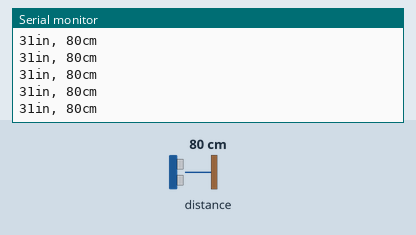
Recording of a sketch running on a simulated ESP8266 (NodeMCU). Parts: the last lines printed to the serial monitor. Wiring (inferred from the names in the program): ultrasonic range finder: trigger GPIO 2; echo GPIO 0. Inputs (shaded band) come from the test bench; at power-on: distance to the obstacle 80 cm. The echo pulse lasts 58.3 µs per cm; WiFi joins after 1.5 s; servers stay silent unless stated.

Above: at 2.7 s.
2.8 s: distance to the obstacle set to 2 cm
At 3.0 s:
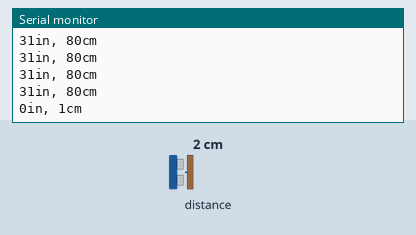
4.3 s: distance to the obstacle set to 4 cm
At 4.5 s:
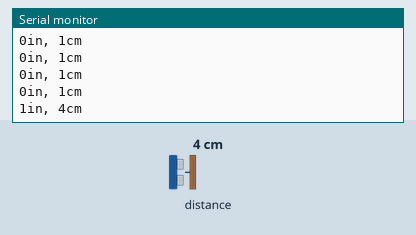
Timing chart, 0 to 7.3 s (numbered marks = the images above; inputs shaded):
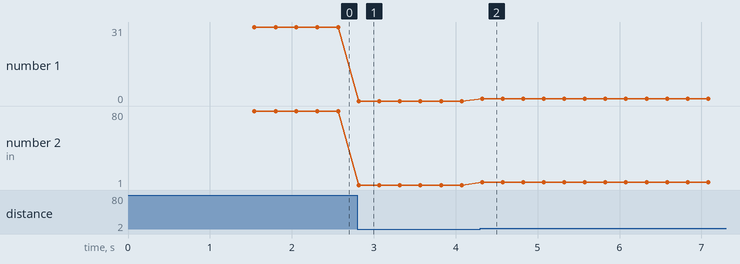

Measured:
- after the input at 2.8 s, the serial monitor: prints a new line at once (image 1)
- after the input at 4.3 s, the serial monitor: prints a new line at once (image 2)
- plotted number 1: 31 → 0 after the input at 2.8 s
- plotted number 2: 80 → 1 after the input at 2.8 s, 1 → 4 after the input at 4.3 s

The sketch:

BasicNoLibs_Inches.ino
```cpp
/*
  ESP8266 Webserver with Sonar
 *
    Ultrasonic sensor Pins:
        VCC: +5VDC
        Trig : Trigger (INPUT) - Pin2
        Echo: Echo (OUTPUT) - Pin 0
        GND: GND
 */

#include <ESP8266WiFi.h>
#include <WiFiClient.h>
#include <ESP8266WebServer.h>
#include <ESP8266mDNS.h>

const char* ssid = ".....";
const char* password = ".....";

ESP8266WebServer server(80);

int trigPin = 2;    //Trig - green Jumper
int echoPin = 0;    //Echo - yellow Jumper
long duration, cm, inches;
String val;
const int led = 5;

void handleRoot() {
  digitalWrite(led, 1);
  server.send(200, "text/plain", "hello from esp8266!");
  digitalWrite(led, 0);
}

void handleNotFound(){
  digitalWrite(led, 1);
  String message = "File Not Found\n\n";
  message += "URI: ";
  message += server.uri();
  message += "\nMethod: ";
  message += (server.method() == HTTP_GET)?"GET":"POST";
  message += "\nArguments: ";
  message += server.args();
  message += "\n";
  for (uint8_t i=0; i<server.args(); i++){
    message += " " + server.argName(i) + ": " + server.arg(i) + "\n";
  }
  server.send(404, "text/plain", message);
  digitalWrite(led, 0);
}

void setup() {
  //Serial Port begin
  Serial.begin (9600);
  WiFi.begin(ssid, password);
  Serial.println("");

  // Wait for connection
  while (WiFi.status() != WL_CONNECTED) {
    delay(500);
    Serial.print(".");
  }
  Serial.println("");
  Serial.print("Connected to ");
  Serial.println(ssid);
  Serial.print("IP address: ");
  Serial.println(WiFi.localIP());

  if (MDNS.begin("esp8266")) {
    Serial.println("MDNS responder started");
  }

  server.on("/", handleRoot);

  server.on("/values", [](){
    server.send(200, "text/plain", val);
  });

  server.onNotFound(handleNotFound);

  server.begin();
  Serial.println("HTTP server started");
  //Define inputs and outputs
  pinMode(trigPin, OUTPUT);
  pinMode(echoPin, INPUT);
}

void loop()
{


  // The sensor is triggered by a HIGH pulse of 10 or more microseconds.
  // Give a short LOW pulse beforehand to ensure a clean HIGH pulse:
  digitalWrite(trigPin, LOW);
  delayMicroseconds(5);
  digitalWrite(trigPin, HIGH);
  delayMicroseconds(10);
  digitalWrite(trigPin, LOW);

  // Read the signal from the sensor: a HIGH pulse whose
  // duration is the time (in microseconds) from the sending
  // of the ping to the reception of its echo off of an object.
  pinMode(echoPin, INPUT);
  duration = pulseIn(echoPin, HIGH);

  // convert the time into a distance
  cm = (duration/2) / 29.1;
  String c = String(cm, DEC);
  inches = (duration/2) / 74;
  String i = String(inches, DEC);
  val = i + "in, " + c + "cm";

  Serial.println(val);

  //Webserver
  server.handleClient();
  delay(250);
}
```
